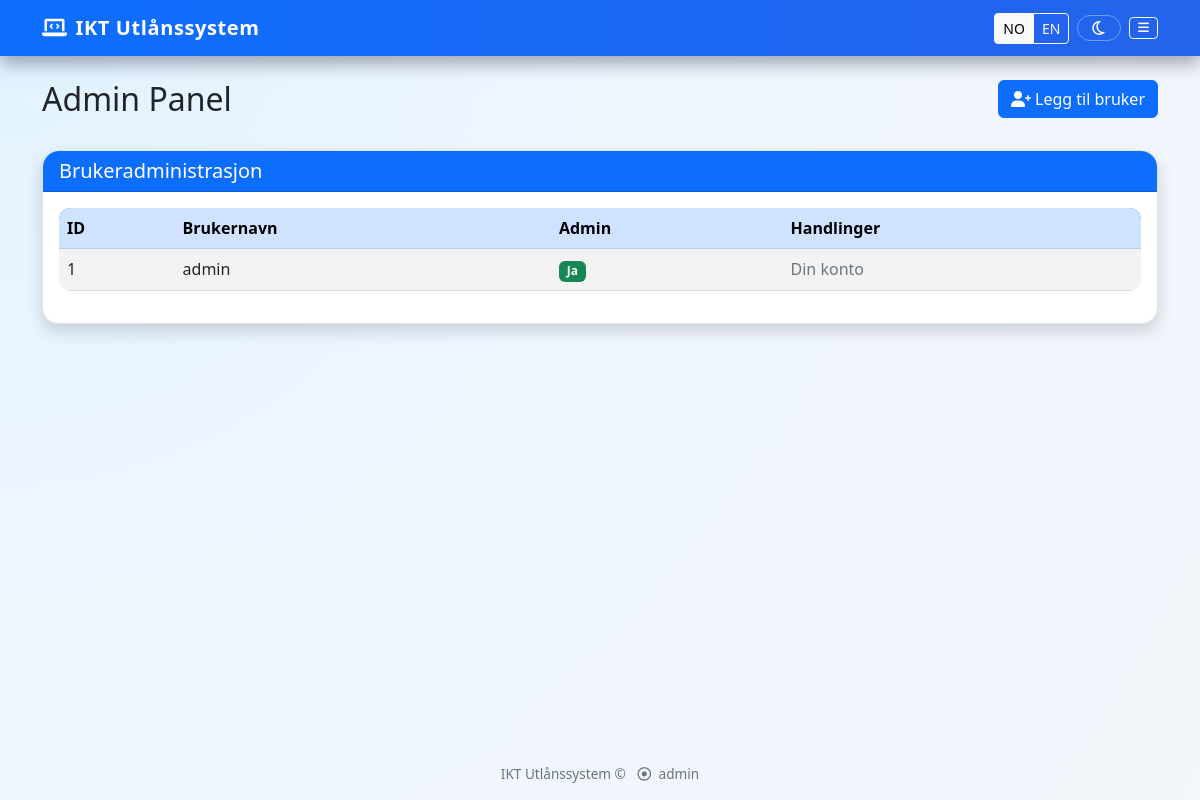
The page /admin (signed in) on the database its author committed.
### app.py (models this page shows)
class User(db.Model):
    id = db.Column(db.Integer, primary_key=True)
    username = db.Column(db.String(100), unique=True, nullable=False)
    password_hash = db.Column(db.String(200), nullable=False)
    is_admin = db.Column(db.Boolean, default=False)
    loans = db.relationship('Loan', backref='user', lazy=True)

### app.py (the view)
@app.route('/admin')
@login_required
@admin_required
def admin_panel():
    users = User.query.order_by(User.id.asc()).all()
    return render_template('admin_panel.html', users=users)

### app.py (called while the page is built)
def translate(text: str) -> str:
    lang = session.get("lang", "no")
    if lang == "en":
        return translations.get("en", {}).get(text, text)
    return text

def login_required(f):
    @wraps(f)
    def wrap(*args, **kwargs):
        if 'user_id' not in session:
            flash('Du må logge inn først.', 'danger')
            return redirect(url_for('login'))
        return f(*args, **kwargs)
    return wrap

def admin_required(f):
    @wraps(f)
    def wrap(*args, **kwargs):
        if not session.get('is_admin'):
            flash('Administrator-tilgang kreves.', 'danger')
            return redirect(url_for('dashboard'))
        return f(*args, **kwargs)
    return wrap

@app.context_processor
def inject_admin_flag():
    return {
        "is_admin": session.get("is_admin", False),
        "t": translate,
        "item_t": translate_item,
        "class_t": translate_class,  # 👈 use this in templates for loan.class_info
        "current_lang": session.get("lang", "no"),
    }

### templates/admin_panel.html
{% extends 'base.html' %}
{% block content %}
<div class="row mb-4">
    <div class="col-md-8">
        <h2>{{ t('Admin Panel') }}</h2>
    </div>
    <div class="col-md-4 text-md-end">
        <a href="{{ url_for('add_user') }}" class="btn btn-primary">
            <i class="fas fa-user-plus"></i> {{ t('Legg til bruker') }}
        </a>
    </div>
</div>
<div class="card shadow">
    <div class="card-header bg-primary text-white">
        <h5 class="mb-0">{{ t('Brukeradministrasjon') }}</h5>
    </div>
    <div class="card-body">
        {% if users %}
        <div class="table-responsive">
            <table class="table table-striped table-hover">
                <thead class="table-primary">
                    <tr>
                        <th>{{ t('ID') }}</th>
                        <th>{{ t('Brukernavn') }}</th>
                        <th>{{ t('Admin') }}</th>
                        <th>{{ t('Handlinger') }}</th>
                    </tr>
                </thead>
                <tbody>
                    {% for user in users %}
                    <tr>
                        <td>{{ user.id }}</td>
                        <td>{{ user.username }}</td>
                        <td>
                            {% if user.is_admin %}
                            <span class="badge bg-success">{{ t('Ja') }}</span>
                            {% else %}
                            <span class="badge bg-secondary">{{ t('Nei') }}</span>
                            {% endif %}
                        </td>
                        <td>
                            {% if session.user_id != user.id %}
                            <form method="post" action="{{ url_for('toggle_admin', user_id=user.id) }}" class="d-inline">
                                <input type="hidden" name="csrf_token" value="{{ csrf_token() }}">
                                <button type="submit" class="btn btn-sm btn-warning">
                                    {% if user.is_admin %}
                                    <i class="fas fa-user-minus"></i> {{ t('Fjern admin') }}
                                    {% else %}
                                    <i class="fas fa-user-shield"></i> {{ t('Gi admin') }}
                                    {% endif %}
                                </button>
                            </form>
                            <form method="post" action="{{ url_for('delete_user', user_id=user.id) }}" class="d-inline"
                                  onsubmit="return confirm('{{ t('Er du sikker på at du vil slette denne brukeren?') }}');">
                                <input type="hidden" name="csrf_token" value="{{ csrf_token() }}">
                                <button type="submit" class="btn btn-sm btn-danger">
                                    <i class="fas fa-trash"></i> {{ t('Slett') }}
                                </button>
                            </form>
                            {% else %}
                            <span class="text-muted">{{ t('Din konto') }}</span>
                            {% endif %}
                        </td>
                    </tr>
                    {% endfor %}
                </tbody>
            </table>
        </div>
        {% else %}
        <div class="alert alert-info">
            {{ t('Ingen brukere funnet.') }}
        </div>
        {% endif %}
    </div>
</div>
{% endblock %}

### templates/base.html (shortened to what this page needs)
<!DOCTYPE html>
<html lang="{{ 'en' if current_lang == 'en' else 'nb' }}">
<head>
    <link href="https://cdn.jsdelivr.net/npm/bootstrap@5.3.0-alpha1/dist/css/bootstrap.min.css" rel="stylesheet">
    <link rel="stylesheet" href="https://cdnjs.cloudflare.com/ajax/libs/font-awesome/6.0.0/css/all.min.css">
</head>
<body>
    <nav class="navbar navbar-dark fixed-top">
        <div class="container d-flex justify-content-between align-items-center">
            <a class="navbar-brand d-flex align-items-center gap-2"
                href="{{ url_for('dashboard') if session.get('user_id') else url_for('login') }}">
                <i class="fa-solid fa-laptop-code"></i>
                <span>{{ t('IKT Utlånssystem') }}</span>
            </a>
            <div class="d-flex align-items-center gap-2">
                <div class="btn-group">
                    <a href="{{ url_for('set_language', lang_code='no') }}"
                        class="btn btn-sm btn-outline-light {% if current_lang in ['no', 'nb'] %}active{% endif %}"
                        title="{{ t('Bytt til norsk') }}">
                        NO
                    </a>
                    <a href="{{ url_for('set_language', lang_code='en') }}"
                        class="btn btn-sm btn-outline-light {% if current_lang == 'en' %}active{% endif %}"
                        title="{{ t('Switch to English') }}">
                        EN
                    </a>
                </div>
                {% if session.user_id %}
                <button id="themeToggle" type="button" class="btn btn-sm btn-outline-light theme-toggle-btn btn-icon">
                    <i class="fa-regular fa-moon" id="themeIcon"></i>
                </button>
                <button class="btn btn-sm btn-outline-light btn-icon" type="button" data-bs-toggle="offcanvas"
                    data-bs-target="#mainMenu" aria-controls="mainMenu">
                    <i class="fa-solid fa-bars"></i>
                </button>
                {% endif %}
            </div>
        </div>
    </nav>
    <div class="content container py-4">
        {% block content %}{% endblock %}
    </div>
    <footer class="text-center">
        <div class="container">
            <p class="mb-0">
                {{ t('IKT Utlånssystem') }} &copy;
                <span class="text-muted ms-2">
                    <i class="fa-regular fa-circle-dot me-1"></i> {{ session.username or "" }}
                </span>
            </p>
        </div>
    </footer>
</body>
</html>

### templates/base.html (style rules this page uses)
:root { --bg-body: #f3f6fb; --bg-card: #ffffff; --bg-navbar: #0d6efd; --text-main: #212529; --text-muted: #6c757d; --border-soft: #e1e4eb; --shadow-soft: 0 0.25rem 0.75rem rgba(15, 23, 42, 0.12); --table-stripe: #f9fbff; }
body { padding-top: 56px; min-height: 100vh; display: flex; flex-direction: column; background: radial-gradient(circle at top left, #e0f2fe, #eff6ff 40%, var(--bg-body) 100%); color: var(--text-main); transition: background 0.35s ease, color 0.35s ease; }
.content { flex: 1; padding-top: 1rem; padding-bottom: 2rem; }
footer { margin-top: auto; padding: 1rem 0; background-color: transparent; color: var(--text-muted); font-size: 0.85rem; }
.card { background-color: var(--bg-card); border: 1px solid var(--border-soft); box-shadow: var(--shadow-soft); border-radius: 1rem; transition: transform 0.15s ease, box-shadow 0.15s ease, background-color 0.35s ease, border-color 0.35s ease; }
.card-header { border-radius: 1rem 1rem 0 0 !important; }
.table-responsive { overflow-x: auto; }
table.table { border-radius: 0.75rem; overflow: hidden; background-color: var(--bg-card); }
table.table thead { background: linear-gradient(90deg, #0d6efd, #2563eb); color: #fff; }
table.table tbody tr:nth-child(odd) { background-color: var(--table-stripe); }
.navbar { background: linear-gradient(90deg, var(--bg-navbar), #2563eb) !important; box-shadow: 0 0.5rem 1rem rgba(15, 23, 42, 0.35); }
.navbar-brand { font-weight: 700; letter-spacing: 0.03em; }
.btn-icon { display: inline-flex; align-items: center; justify-content: center; gap: 0.35rem; }
.btn-icon i { font-size: 0.9em; }
.theme-toggle-btn { border-radius: 999px !important; padding: 0.25rem 0.8rem; border: 1px solid rgba(255, 255, 255, 0.35) !important; backdrop-filter: blur(8px); }
.theme-toggle-btn i { font-size: 1rem; }
.text-muted { color: var(--text-muted) !important; }

### rows shown on the page
User: username "Admin", id "1", username "admin", t "Ja", t "Din konto"

### other values the page prints
{{ t('IKT Utlånssystem') }} "IKT Utlånssystem"
{{ t('Admin Panel') }} "Admin Panel"
{{ t('Legg til bruker') }} "Legg til bruker"
{{ t('Brukeradministrasjon') }} "Brukeradministrasjon"
{{ t('ID') }} "ID"
{{ t('Brukernavn') }} "Brukernavn"
{{ t('Handlinger') }} "Handlinger"
